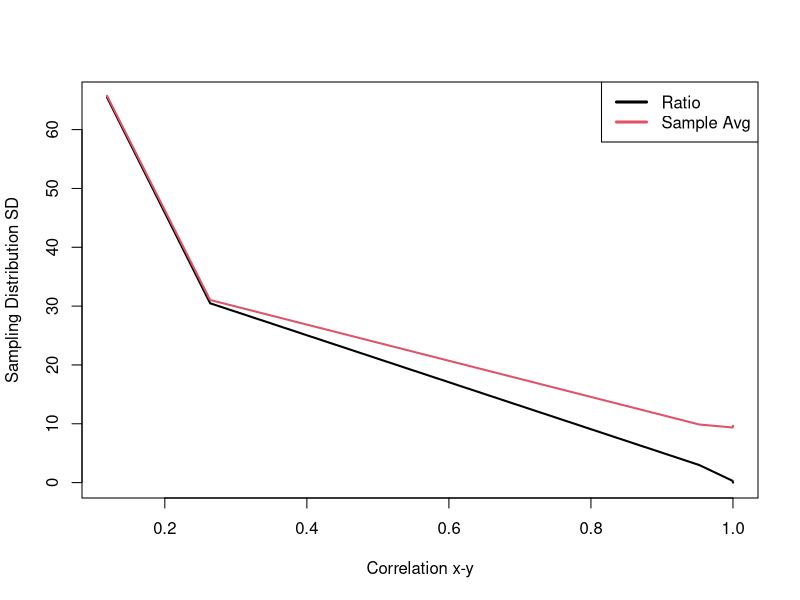
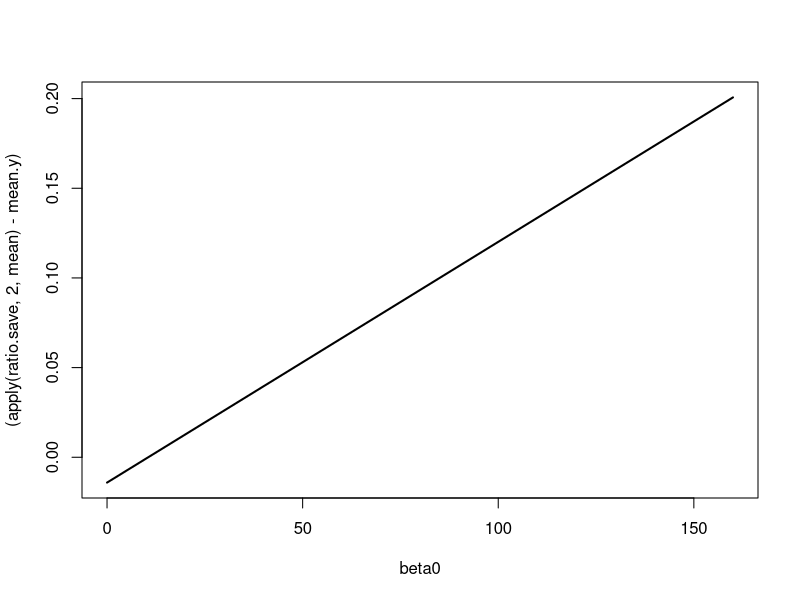
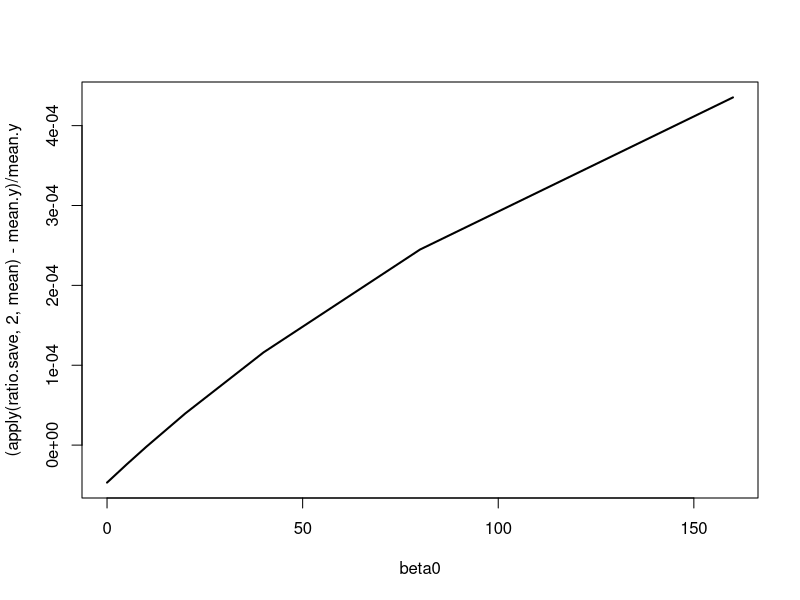

R code for these plots, in order:
# Author: Brian Gerber

# Date Last Modified: 10/20/2025

# Investigate the benefit of the ratio estimator compared to a sample mean
# Do this by varying sigma which will affect the correlation between y and x.


# Ratio estimator function

ratio.fn = function(N,x,y,mu.x){
  n = length(y)
  r = mean(y)/mean(x)
  mu = r * mu.x
  var.r = 1/(n-1) * sum((y-r*x)^2)
  var.mu = ((N-n)/N)*var.r/n
  
  list(mu = mu,
       var.mu = var.mu)
}


# Simulate across vary values of sigma
  sigma = c(0.01,0.1,1,10,100,200)
  nsim = 1000
  ratio.save = matrix(NA, nrow=nsim, ncol=length(sigma))
  avg.save = matrix(NA, nrow=nsim, ncol=length(sigma))
  cor.save = rep(NA, length(sigma))
  
for(i in 1:length(sigma)){
  
# Consider sample size of y/x effects on sampling distribution
  N = 1000
  x = rnorm(N, 100,10)
  beta=3
  epsilon = rnorm(N, 0, sigma[i])
  y = 0 + beta*x + epsilon

  cor.save[i] = cor(x,y)
  
# True values
  mu.x = mean(x)
  mu.y = mean(y)  
# Plot x-y
 # plot(x,y)

# Start the simulation
  for(j in 1:nsim){
  
# Sample only the quantiles
  n = 10
  
# Sample randomly
  random.index = sample(1:N,n)
  y.sample = y[random.index]
  x.sample = x[random.index]

# Estimate

  ratio.save[j,i] = ratio.fn(N,
                             x.sample,
                             y.sample,
                             mu.x)$mu 
  avg.save[j,i] = mean(y.sample)
  
  }
  print(i)
  }
  
  
#################
#Derive sampling distribution standard deviation
  

  apply(avg.save,2,sd)

  plot(cor.save,apply(ratio.save,2,sd),type = "l",lwd=2,xlab="Correlation x-y",ylab="Sampling Distribution SD")
  lines(cor.save,apply(avg.save,2,sd),type = "l",lwd=2,col=2)
  legend("topright",lwd=3,col=c(1,2),legend=c("Ratio","Sample Avg"))


###############################
###############################
###############################
# Investigate the bias of varying intercepts


# Simulate across vary values of sigma
sigma = 10
nsim = 1000
beta0 = c(0,5,10,20,40,80,160)
ratio.save = matrix(NA, nrow=nsim, ncol=length(beta0))
avg.save = matrix(NA, nrow=nsim, ncol=length(beta0))
mean.y=cor.save = rep(NA, length(beta0))

for(i in 1:length(beta0)){
  
  # Consider sample size of y/x effects on sampling distribution
  N = 1000
  set.seed(5435)
  x = rnorm(N, 100,10)
  beta1=3
  set.seed(5435545)
  epsilon = rnorm(N, 0, sigma)
  y = beta0[i] + beta1*x + epsilon
  mean.y[i] = mean(y)
  cor.save[i] = cor(x,y)
  
  # True values
  mu.x = mean(x)
  mu.y = mean(y)  
  # Plot x-y
  # plot(x,y)
  
  # Start the simulation
  for(j in 1:nsim){
    
    # Sample only the quantiles
    n = 10
    
    # Sample randomly
    random.index = sample(1:N,n)
    y.sample = y[random.index]
    x.sample = x[random.index]
    
    # Estimate
    
    ratio.save[j,i] = ratio.fn(N,
                               x.sample,
                               y.sample,
                               mu.x)$mu 
    avg.save[j,i] = mean(y.sample)
    
  }
  print(i)
}
# End sim

cor.save



#Calculate mean absolute bias and plot it against beta0
  plot(beta0,(apply(ratio.save,2,mean)-mean.y),type = "l",lwd=2)


#Calculate mean relative bias and plot it against beta0
  plot(beta0,(apply(ratio.save,2,mean)-mean.y)/mean.y,type = "l",lwd=2)




